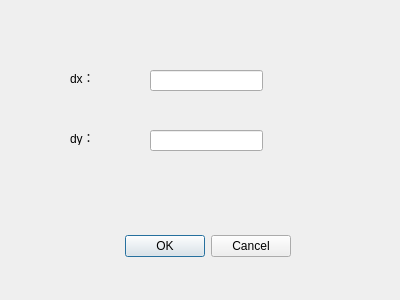
<?xml version="1.0" encoding="UTF-8"?>
<ui version="4.0">
 <class>translation</class>
 <widget class="QDialog" name="translation">
  <property name="geometry">
   <rect>
    <x>0</x>
    <y>0</y>
    <width>400</width>
    <height>300</height>
   </rect>
  </property>
  <property name="windowTitle">
   <string>Dialog</string>
  </property>
  <widget class="QDialogButtonBox" name="aaaa">
   <property name="geometry">
    <rect>
     <x>-50</x>
     <y>230</y>
     <width>341</width>
     <height>32</height>
    </rect>
   </property>
   <property name="orientation">
    <enum>Qt::Horizontal</enum>
   </property>
   <property name="standardButtons">
    <set>QDialogButtonBox::Cancel|QDialogButtonBox::Ok</set>
   </property>
  </widget>
  <widget class="QLabel" name="label">
   <property name="geometry">
    <rect>
     <x>70</x>
     <y>70</y>
     <width>72</width>
     <height>15</height>
    </rect>
   </property>
   <property name="text">
    <string>dx：</string>
   </property>
  </widget>
  <widget class="QLabel" name="label_2">
   <property name="geometry">
    <rect>
     <x>70</x>
     <y>130</y>
     <width>72</width>
     <height>15</height>
    </rect>
   </property>
   <property name="text">
    <string>dy：</string>
   </property>
  </widget>
  <widget class="QLineEdit" name="lineEdit">
   <property name="geometry">
    <rect>
     <x>150</x>
     <y>70</y>
     <width>113</width>
     <height>21</height>
    </rect>
   </property>
  </widget>
  <widget class="QLineEdit" name="lineEdit_2">
   <property name="geometry">
    <rect>
     <x>150</x>
     <y>130</y>
     <width>113</width>
     <height>21</height>
    </rect>
   </property>
  </widget>
 </widget>
 <resources/>
 <connections>
  <connection>
   <sender>aaaa</sender>
   <signal>accepted()</signal>
   <receiver>translation</receiver>
   <slot>accept()</slot>
   <hints>
    <hint type="sourcelabel">
     <x>248</x>
     <y>254</y>
    </hint>
    <hint type="destinationlabel">
     <x>157</x>
     <y>274</y>
    </hint>
   </hints>
  </connection>
  <connection>
   <sender>aaaa</sender>
   <signal>rejected()</signal>
   <receiver>translation</receiver>
   <slot>reject()</slot>
   <hints>
    <hint type="sourcelabel">
     <x>316</x>
     <y>260</y>
    </hint>
    <hint type="destinationlabel">
     <x>286</x>
     <y>274</y>
    </hint>
   </hints>
  </connection>
 </connections>
</ui>
